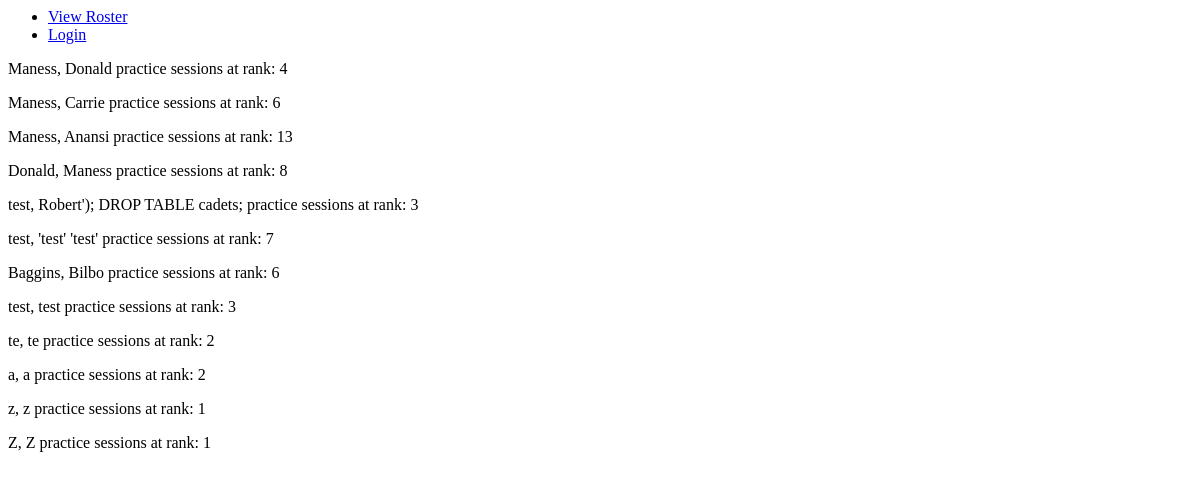
Before: /view with the older database file.
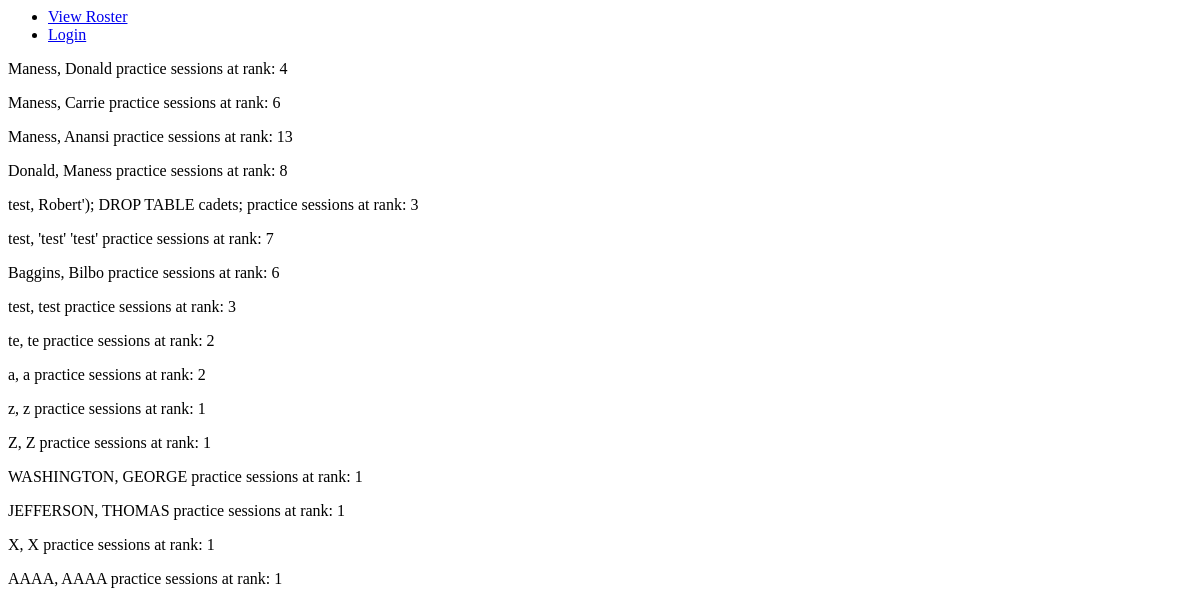
After: the same page with the newer database file.
### tables this page shows
CREATE TABLE cadets(id INTEGER NOT NULL PRIMARY KEY, last_name TEXT NOT NULL, first_name TEXT NOT NULL, attendance_current_rank INTEGER NOT NULL, attendance_total INTEGER NOT NULL, time INTEGER NOT NULL DEFAULT CURRENT_DATE, CONSTRAINT unq UNIQUE (last_name, first_name));

### application.py (the view)
@app.route("/view", methods=["GET"])
def view():
    cadets = c.execute("SELECT * FROM cadets")
    return render_template("view.html", cadets = cadets)

### templates/view.html (shortened to what this page needs)
{% extends "layout.html" %}
{% block main %}
    <p>
    {% for cadet in cadets %}
        <p>
        {{ cadet.last_name }},  {{ cadet.first_name }} practice sessions at rank: {{ cadet.attendance_current_rank }}
        </p>
    {% endfor %}
    </p>
{% endblock %}

### templates/layout.html (shortened to what this page needs)
<html>
    <head>
    </head>
    <body>
        <div>
            <ul>
                {% if session.user_id %}
                <li><a href="{{ url_for('add') }}">Take Attendance</a>
                <li><a href="{{ url_for('logout') }}"> Logout </a>
                <li><a href="{{ url_for('view') }}"> View Roster </a>
                {% else %}
                <li><a href="{{ url_for('view') }}"> View Roster </a>
                <li><a href="{{ url_for('login') }}">Login</a>
                {% endif %}
            </ul>
        </div>
        <div>
            {% block main %}{% endblock %}
        </div>
    <body>
</html>

Changed rows visible on the page:
added cadets: last_name "WASHINGTON", first_name "GEORGE", attendance_current_rank "1"
added cadets: last_name "JEFFERSON", first_name "THOMAS", attendance_current_rank "1"
added cadets: last_name "X", first_name "X", attendance_current_rank "1"
added cadets: last_name "AAAA", first_name "AAAA", attendance_current_rank "1"
